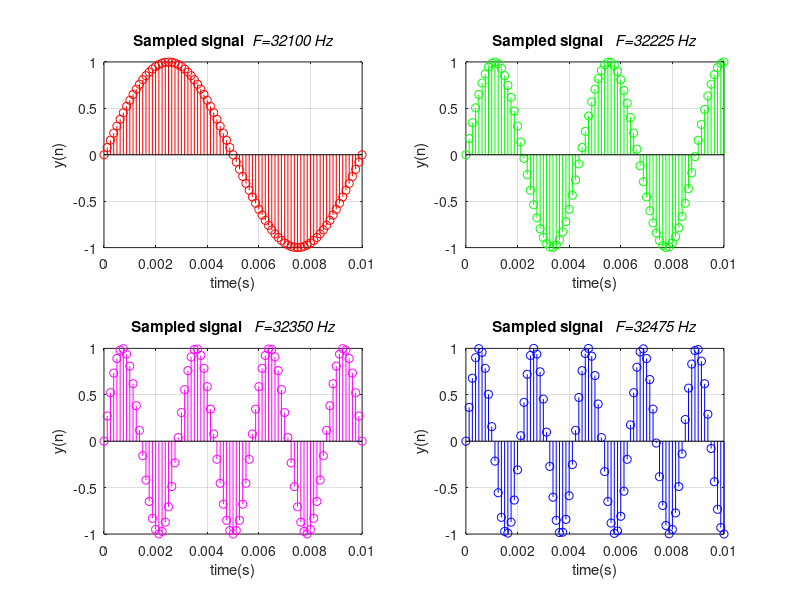

Source code (MATLAB):
%LAB 4-Muestreo
%IV.5
t=0:0.001:1;
fx=32100;%frecuencia analogica
Fs=8e3; %frecuencia de muestreo 10*fx
Ts=(0:Fs)./Fs;
xn=sin(2*pi*fx*Ts);
subplot(2,2,1);
stem(Ts,xn,'r');grid on
xlim([0 0.01])
title('Sampled signal \it F=32100 Hz')
xlabel('time(s)')
ylabel('y(n)')

fx=32225;%frecuencia analogica
Fs=8e3; %frecuencia de muestreo 10*fx
Ts=(0:Fs)./Fs;
xn=sin(2*pi*fx*Ts);
subplot(2,2,2);
stem(Ts,xn,'g');grid on
xlim([0 0.01])
title('Sampled signal  \it F=32225 Hz')
xlabel('time(s)')
ylabel('y(n)')

fx=32350;%frecuencia analogica
Fs=8e3; %frecuencia de muestreo 10*fx
Ts=(0:Fs)./Fs;
xn=sin(2*pi*fx*Ts);
subplot(2,2,3);
stem(Ts,xn,'m');grid on
xlim([0 0.01])
title('Sampled signal  \it F=32350 Hz')
xlabel('time(s)')
ylabel('y(n)')

fx=32475;%frecuencia analogica
Fs=8e3; %frecuencia de muestreo 10*fx
Ts=(0:Fs)./Fs;
xn=sin(2*pi*fx*Ts);
subplot(2,2,4);
stem(Ts,xn,'b');grid on
xlim([0 0.01])
title('Sampled signal  \it F=32475 Hz')
xlabel('time(s)')
ylabel('y(n)')
